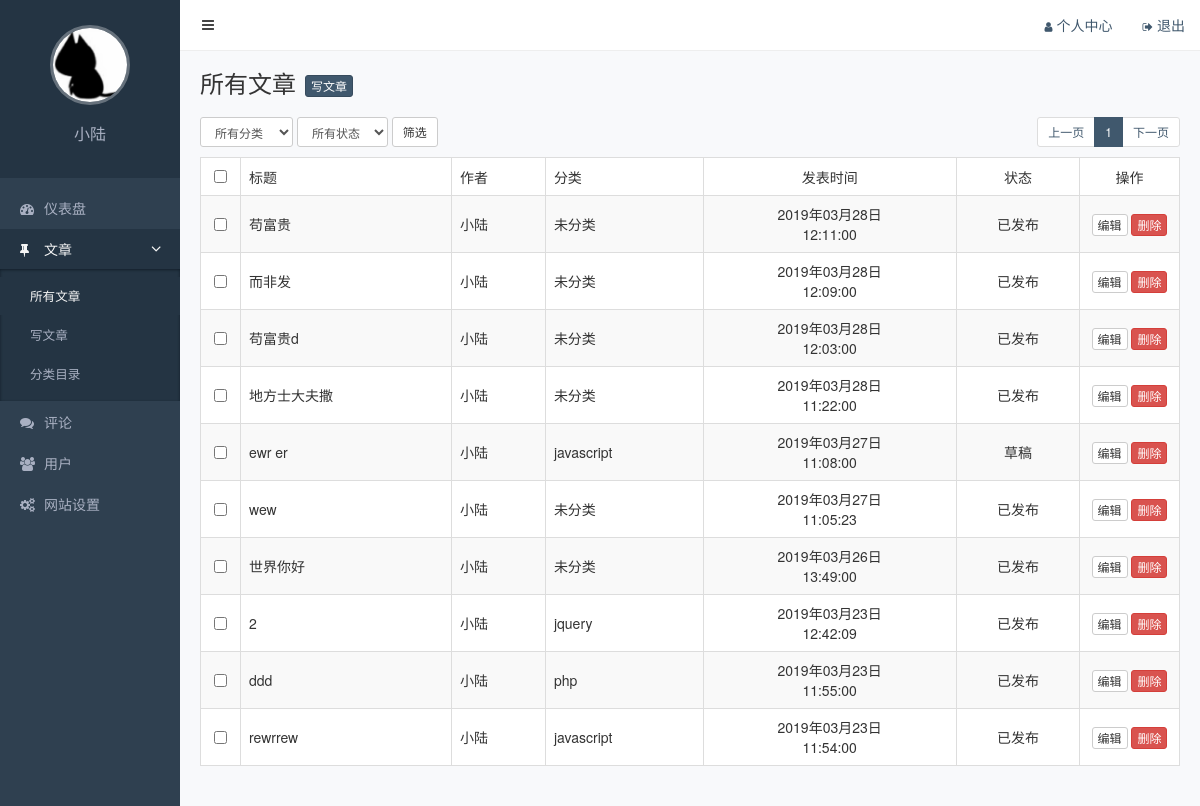
Screenshot of /admin/posts.php (signed in) with the database file from the repository.
### tables this page shows
CREATE TABLE `posts` (
  `id` int(11) NOT NULL AUTO_INCREMENT COMMENT '主键',
  `slug` varchar(200) NOT NULL COMMENT '别名',
  `title` varchar(200) NOT NULL COMMENT '标题',
  `created` datetime NOT NULL COMMENT '创建时间',
  `content` text COMMENT '内容',
  `views` int(11) NOT NULL DEFAULT '0' COMMENT '浏览数',
  `likes` int(11) NOT NULL DEFAULT '0' COMMENT '点赞数',
  `status` varchar(20) NOT NULL COMMENT '状态（drafted/published/trashed）',
  `user_id` int(11) NOT NULL COMMENT '用户 ID',
  `category_id` int(11) NOT NULL COMMENT '分类 ID',
  PRIMARY KEY (`id`),
  UNIQUE KEY `slug` (`slug`)
);

CREATE TABLE `users` (
  `id` int(11) NOT NULL AUTO_INCREMENT COMMENT '主键',
  `slug` varchar(200) NOT NULL COMMENT '别名',
  `email` varchar(200) NOT NULL COMMENT '邮箱',
  `password` varchar(200) NOT NULL COMMENT '密码',
  `nickname` varchar(100) DEFAULT NULL COMMENT '昵称',
  `avatar` varchar(200) DEFAULT NULL COMMENT '头像',
  `bio` varchar(500) DEFAULT NULL COMMENT '简介',
  `root` varchar(20) DEFAULT NULL COMMENT '鐘舵€侊紙unactivated/activated/forbidden/trashed锛?',
  PRIMARY KEY (`id`),
  UNIQUE KEY `slug` (`slug`),
  UNIQUE KEY `email` (`email`)
);

CREATE TABLE `categories` (
  `id` int(11) NOT NULL AUTO_INCREMENT COMMENT '主键',
  `slug` varchar(200) NOT NULL COMMENT '别名',
  `name` varchar(200) NOT NULL COMMENT '分类名称',
  PRIMARY KEY (`id`),
  UNIQUE KEY `slug` (`slug`)
);

### functions.php (called while the page is built, shortened)
<?php
function baixiu_get_current_user(){
   return $_SESSION['current_login_user'];
}
function xiu_fetch_all($sql){
   $conn=mysqli_connect(DB_HOST,DB_USER,DB_PASS,DB_NAME);
   $query=mysqli_query($conn,$sql);
   $result=array();
   while ($row=mysqli_fetch_assoc($query) ){
   	   $result[]=$row;
   }
   return $result;
}
function xiu_fetch_one($sql){
     $res=xiu_fetch_all($sql);
	 return isset($res['0']) ? $res['0'] : null;
}

### admin/posts.php (the view, shortened to what this page needs)
<?php
require_once '../functions.php';
$size=10;
$page=empty($_GET['page'])? 1 : (int)$_GET['page'];
$where='1=1';
$search='';
  $offset=($page-1)*$size;
$total_count=(int)xiu_fetch_one("select count(1) as count from posts
inner join categories on posts.category_id=categories.id
inner join users on posts.user_id=users.id
where {$where};")['count'];
$total_pages=(int)ceil($total_count/$size);
$post=xiu_fetch_all("select
  posts.id,
  posts.title,
users.nickname as user_name,
categories.name as category_name,
posts.created,
posts.status
from posts
inner join categories on posts.category_id=categories.id
inner join users on posts.user_id=users.id
where {$where}
order by posts.created DESC
limit {$offset} ,{$size};");
if (sizeof($post)!=0) {
    $posts=$post;
}
$visiables=5;
$begin=$page-($visiables-1)/2;
$begin=$begin < 1 ? 1 : $begin;
$end=$begin+$visiables-1;
$end=$end > $total_pages ? $total_pages : $end;
$begin = $end - $visiables+1;
$begin=$begin < 1 ? 1 : $begin;
function convert_status($status)
{
    $dict=array(
        'published'=>'已发布',
        'drafted'=>'草稿',
        'trashed'=>'回收站'
    );
    return isset($dict[$status]) ? $dict[$status] : '未知';
}
function convert_date($created)
{
    $timestamp=strtotime($created);
    return date('Y年m月d日<b\r> H:i:s', $timestamp);
}
 ?>
<!DOCTYPE html>
<html lang="zh-CN">
<head>
  <link rel="stylesheet" href="/static/assets/vendors/bootstrap/css/bootstrap.css">
  <link rel="stylesheet" href="/static/assets/vendors/font-awesome/css/font-awesome.css">
  <link rel="stylesheet" href="/static/assets/vendors/nprogress/nprogress.css">
  <link rel="stylesheet" href="/static/assets/css/admin.css">
</head>
<body>
  <div class="main">
     <?php include 'inc/navbar.php'; ?>
    <div class="container-fluid">
      <div class="page-title">
        <h1>所有文章</h1>
        <a href="/admin/post-add.php" class="btn btn-primary btn-xs">写文章</a>
      </div>
      <div class="page-action">
        <form class="form-inline" action="<?php echo $_SERVER['PHP_SELF'] ?>">
          <select name="category" class="form-control input-sm">
            <option value="-1">所有分类</option>
          </select>
          <select name="status" class="form-control input-sm">
            <option value="-1">所有状态</option>
          </select>
          <button class="btn btn-default btn-sm">筛选</button>
        </form>
        <ul class="pagination pagination-sm pull-right">
          <li><a href="?page=<?php echo $page-1?><?php echo isset($search) ? "{$search}" : ''?>">上一页</a></li>
          <?php for ($i=$begin;$i<=$end;$i++): ?>
          <li <?php echo $i===$page ? 'class="active"' : ''; ?>><a href="?page=<?php echo $i?><?php echo isset($search) ? "{$search}" : ''?>"><?php echo $i ?></a></li>
        <?php endfor ?>
          <li><a href="?page=<?php echo $page+1?><?php echo isset($search) ? "{$search}" : ''?>">下一页</a></li>
        </ul>
      </div>
      <table class="table table-striped table-bordered table-hover">
        <thead>
          <tr>
            <th class="text-center" width="40"><input type="checkbox"></th>
            <th>标题</th>
            <th>作者</th>
            <th>分类</th>
            <th class="text-center">发表时间</th>
            <th class="text-center">状态</th>
            <th class="text-center" width="100">操作</th>
          </tr>
        </thead>
        <tbody>
          <?php if (isset($posts)): ?>
          <?php foreach ($posts as $item): ?>
            <tr>
                <td class="text-center"><input type="checkbox" data-id="<?php echo $item['id']; ?>"></td>
                <td><?php echo $item['title']; ?></td>
                <td><?php echo $item['user_name']; ?></td>
                <td><?php echo $item['category_name']; ?></td>
                <td class="text-center"><?php echo convert_date($item['created']); ?></td>
                <td class="text-center"><?php echo convert_status($item['status']); ?></td>
                <td class="text-center">
                  <a href="/admin/post-add.php?id=<?php echo $item['id']; ?>" class="btn btn-default btn-xs">编辑</a>
                  <a href="/admin/post-delete.php?id=<?php echo $item['id']; ?>" class="btn btn-danger btn-xs">删除</a>
                </td>
            </tr>
         <?php endforeach ?>
         <?php else: ?>
           <div class="alert alert-warning">
              <strong>没有找到要筛选的数据</strong>
           </div>
         <?php endif ?>
        </tbody>
      </table>
    </div>
  </div>
<?php $current_page='posts' ?>
   <?php include 'inc/sidebar.php'; ?>
</body>
</html>

### admin/inc/navbar.php
<nav class="navbar">
     <button class="btn btn-default navbar-btn fa fa-bars"></button>
     <ul class="nav navbar-nav navbar-right">
       <li><a href="/admin/profile.php"><i class="fa fa-user"></i>个人中心</a></li>
       <li><a href="/admin/login.php?action=logout"><i class="fa fa-sign-out"></i>退出</a></li>
     </ul>
   </nav>

### admin/inc/sidebar.php (shortened to what this page needs)
<?php
require_once dirname(__FILE__).'/../../functions.php';
$current_page= isset( $current_page) ? $current_page:' ' ;
$current_user=baixiu_get_current_user();
?>
<div class="aside">
    <div class="profile">
      <img class="avatar" src="<?php echo $current_user['avatar']; ?>">
      <h3 class="name"><?php echo $current_user['nickname']; ?></h3>
    </div>
    <ul class="nav">
      <li <?php echo $current_page==='index' ? 'class="active"':' ' ?>>
        <a href="index.php"><i class="fa fa-dashboard"></i>仪表盘</a>
      </li>
      <?php $menu_posts = array('posts','categories','post-add'); ?>
      <li <?php echo in_array($current_page,$menu_posts) ? 'class="active"':' ' ?>>
        <a href="#menu-posts" class="<?php echo in_array($current_page,$menu_posts) ? '""':'collapsed' ?>" data-toggle="collapse">
          <i class="fa fa-thumb-tack"></i>文章<i class="fa fa-angle-right"></i>
        </a>
        <ul id="menu-posts" class="collapse<?php echo in_array($current_page,$menu_posts) ? ' in':' ' ?>">
          <li <?php echo $current_page==='posts' ? 'class="active"':' ' ?>><a href="posts.php">所有文章</a></li>
          <li <?php echo $current_page==='post-add' ? 'class="active"':' ' ?>><a href="post-add.php">写文章</a></li>
          <li <?php echo $current_page==='categories' ? 'class="active"':' ' ?>><a href="categories.php">分类目录</a></li>
        </ul>
      </li>
      <li <?php echo $current_page==='comments' ? 'class="active"':' ' ?>>
        <a href="comments.php"><i class="fa fa-comments"></i>评论</a>
      </li>
      <li <?php echo $current_page==='users' ? 'class="active"':' ' ?>>
        <a href="users.php"><i class="fa fa-users"></i>用户</a>
      </li>
      <li <?php echo $current_page==='settings' ? 'class="active"':' ' ?>><a href="settings.php"> <i class="fa fa-cogs"></i>网站设置</a></li>
    </ul>
  </div>

### static/assets/css/admin.css (style rules this page uses)
.form-control { box-shadow: none; }
body { background-color: #f8f9fb; -webkit-font-smoothing: antialiased; -moz-osx-font-smoothing: grayscale; }
.aside { position: fixed; top: 0; left: 0; width: 180px; height: 100%; background-color: #2f4050; }
.aside .profile { padding: 25px; text-align: center; background-color: #243443; }
.aside .profile .avatar { width: 80px; height: 80px; border: 3px solid rgba(255, 255, 255, .3); border-radius: 50%; object-fit: cover; }
.aside .profile .name { color: #a9b0c2; font-size: 16px; }
.aside .nav { padding: 10px 0; }
.aside .nav li + li { margin-top: 1px; }
.aside .nav a { display: block; padding: 10px 20px; color: #a9b0c2; }
.aside .nav .active > a { color: #f6f6f6; background-color: #243443; }
.aside .nav a i:first-child { width: 14px; margin-right: 10px; font-size: 14px; line-height: 16px; }
.aside .nav .fa-angle-right { float: right; transition: transform .2s; transform: rotate(90deg); font-size: 16px; line-height: 20px; }
.aside .nav a + ul { overflow: hidden; padding: 0; list-style: none; background-color: #243443; box-shadow: inset 0 1px 3px #111e29; font-size: .9em; }
.aside .nav a + ul li:first-child { margin-top: 8px; }
.aside .nav a + ul li:last-child { margin-bottom: 8px; }
.aside .nav a + ul a { padding-left: 30px; }
.main { position: relative; overflow: hidden; min-width: 844px; min-height: 100vh; padding: 70px 5px 20px 185px; }
.main .navbar { position: fixed; z-index: 10; top: 0; right: 0; left: 180px; padding: 0 15px 0 10px; border: 0; border-bottom: 1px solid #eee; border-radius: 0; background-color: #fff; }
.main .navbar .navbar-btn { padding: 10px 12px; color: #444; border: 0; }
.main .navbar i { margin-right: 4px; font-size: .8em; }
.main .container-fluid .page-title { overflow: hidden; margin-bottom: 20px; }
.main .container-fluid .page-title h1 { display: inline-block; margin: 0; font-size: 24px; font-weight: 400; }
.main .container-fluid .page-title .btn-primary { margin-left: 5px; vertical-align: bottom; }
.main .container-fluid .page-action { overflow: hidden; margin-bottom: 10px; }
.main .container-fluid .page-action .btn-batch, .main .container-fluid .page-action .form-inline { display: inline-block; }
.main .container-fluid .page-action .btn { margin-right: 10px; }
.main .container-fluid .pagination { margin: 0; }
.main .container-fluid table { background-color: #fff; }
.main .container-fluid th { border-bottom: 1px; font-weight: 400; }
.main .container-fluid td { vertical-align: middle; }

### rows the page displays
posts: title "苟富贵", user.nickname "小陆", category.name "未分类", created "2019年03月28日 12:11:00", status "已发布"
posts: title "而非发", user.nickname "小陆", category.name "未分类", created "2019年03月28日 12:09:00", status "已发布"
posts: title "苟富贵d", user.nickname "小陆", category.name "未分类", created "2019年03月28日 12:03:00", status "已发布"
posts: title "地方士大夫撒", user.nickname "小陆", category.name "未分类", created "2019年03月28日 11:22:00", status "已发布"
posts: title "ewr er", user.nickname "小陆", category.name "javascript", created "2019年03月27日 11:08:00", status "草稿"
posts: title "wew", user.nickname "小陆", category.name "未分类", created "2019年03月27日 11:05:23", status "已发布"
posts: title "世界你好", user.nickname "小陆", category.name "未分类", created "2019年03月26日 13:49:00", status "已发布"
posts: title "2", user.nickname "小陆", category.name "jquery", created "2019年03月23日 12:42:09", status "已发布"
posts: title "ddd", user.nickname "小陆", category.name "php", created "2019年03月23日 11:55:00", status "已发布"
posts: title "rewrrew", user.nickname "小陆", category.name "javascript", created "2019年03月23日 11:54:00", status "已发布"

### other values shown
$current_user['nickname'] "小陆"
